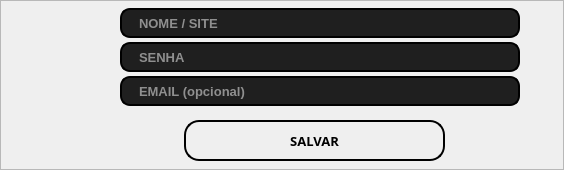
     <widget class="QFrame" name="entrada">
      <property name="minimumSize">
       <size>
        <width>64</width>
        <height>170</height>
       </size>
      </property>
      <property name="frameShape">
       <enum>QFrame::StyledPanel</enum>
      </property>
      <property name="frameShadow">
       <enum>QFrame::Raised</enum>
      </property>
      <widget class="QLineEdit" name="input_site">
       <property name="geometry">
        <rect>
         <x>120</x>
         <y>8</y>
         <width>400</width>
         <height>30</height>
        </rect>
       </property>
       <property name="font">
        <font>
         <family>Segoe UI</family>
         <pointsize>10</pointsize>
         <weight>75</weight>
         <bold>true</bold>
        </font>
       </property>
       <property name="styleSheet">
        <string notr="true">QLineEdit{
	color: white;
	background-color: rgb(31, 31, 31);
	border-radius:10px;
	border: 2px solid;
	padding: 1px 15px
}

QLineEdit:hover{
	color: rgb(135, 135, 135);
	border: 2px solid white;
}

QLineEdit:focus{
	border: 2px solid rgb(85, 85, 255);
	color: rgb(255, 255, 255);
}</string>
       </property>
       <property name="maxLength">
        <number>50</number>
       </property>
       <property name="placeholderText">
        <string>NOME / SITE</string>
       </property>
      </widget>
      <widget class="QLineEdit" name="input_senha">
       <property name="geometry">
        <rect>
         <x>120</x>
         <y>42</y>
         <width>400</width>
         <height>30</height>
        </rect>
       </property>
       <property name="font">
        <font>
         <family>Segoe UI</family>
         <pointsize>10</pointsize>
         <weight>75</weight>
         <bold>true</bold>
        </font>
       </property>
       <property name="styleSheet">
        <string notr="true">QLineEdit{
	color: white;
	background-color: rgb(31, 31, 31);
	border-radius:10px;
	border: 2px solid;
	padding: 1px 15px
}

QLineEdit:hover{
	color: rgb(135, 135, 135);
	border: 2px solid white;
}

QLineEdit:focus{
	border: 2px solid rgb(85, 85, 255);
	color: rgb(255, 255, 255);
}</string>
       </property>
       <property name="maxLength">
        <number>50</number>
       </property>
       <property name="placeholderText">
        <string>SENHA</string>
       </property>
      </widget>
      <widget class="QLineEdit" name="input_email">
       <property name="geometry">
        <rect>
         <x>120</x>
         <y>76</y>
         <width>400</width>
         <height>30</height>
        </rect>
       </property>
       <property name="font">
        <font>
         <family>Segoe UI</family>
         <pointsize>10</pointsize>
         <weight>75</weight>
         <bold>true</bold>
        </font>
       </property>
       <property name="styleSheet">
        <string notr="true">QLineEdit{
	color: white;
	background-color: rgb(31, 31, 31);
	border-radius:10px;
	border: 2px solid;
	padding: 1px 15px
}

QLineEdit:hover{
	color: rgb(135, 135, 135);
	border: 2px solid white;
}

QLineEdit:focus{
	border: 2px solid rgb(85, 85, 255);
	color: rgb(255, 255, 255);
}</string>
       </property>
       <property name="maxLength">
        <number>50</number>
       </property>
       <property name="placeholderText">
        <string>EMAIL (opcional)</string>
       </property>
      </widget>
      <widget class="QPushButton" name="btn_salvar_registro">
       <property name="geometry">
        <rect>
         <x>184</x>
         <y>120</y>
         <width>261</width>
         <height>41</height>
        </rect>
       </property>
       <property name="font">
        <font>
         <family>Rockwell Extra Bold</family>
         <pointsize>10</pointsize>
         <weight>75</weight>
         <bold>true</bold>
        </font>
       </property>
       <property name="cursor">
        <cursorShape>PointingHandCursor</cursorShape>
       </property>
       <property name="styleSheet">
        <string notr="true">QPushButton{
	border: 2px solid;
	border-radius: 15px;
	color:black
}

QPushButton:hover{
	color:rgb(85, 85, 255);
}
QPushButton:pressed{
	border: 2px solid;
	color: white;
	background-color:rgb(85, 85, 255)
}
</string>
       </property>
       <property name="text">
        <string>SALVAR</string>
       </property>
      </widget>
      <widget class="QLabel" name="verifica_site">
       <property name="geometry">
        <rect>
         <x>523</x>
         <y>7</y>
         <width>32</width>
         <height>32</height>
        </rect>
       </property>
       <property name="text">
        <string/>
       </property>
      </widget>
      <widget class="QLabel" name="verifica_senha">
       <property name="geometry">
        <rect>
         <x>523</x>
         <y>43</y>
         <width>32</width>
         <height>32</height>
        </rect>
       </property>
       <property name="text">
        <string/>
       </property>
      </widget>
      <widget class="QLabel" name="verifica_email">
       <property name="geometry">
        <rect>
         <x>523</x>
         <y>75</y>
         <width>32</width>
         <height>32</height>
        </rect>
       </property>
       <property name="text">
        <string/>
       </property>
      </widget>
     </widget>
